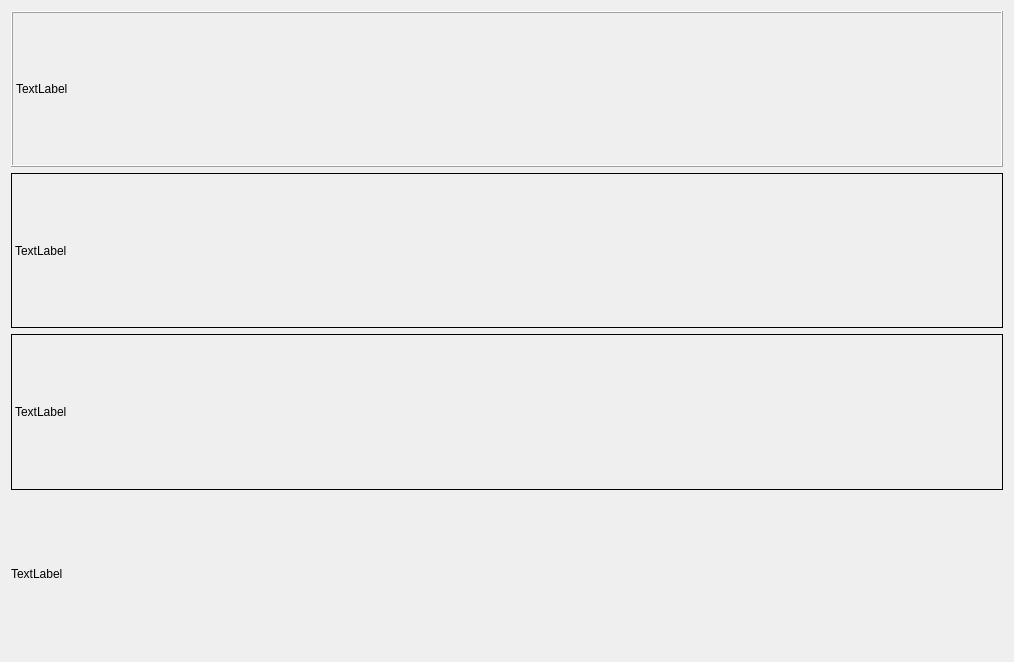
<?xml version="1.0" encoding="UTF-8"?>
<ui version="4.0">
 <class>Widget</class>
 <widget class="QWidget" name="Widget">
  <property name="geometry">
   <rect>
    <x>0</x>
    <y>0</y>
    <width>1014</width>
    <height>662</height>
   </rect>
  </property>
  <property name="windowTitle">
   <string>Widget</string>
  </property>
  <layout class="QVBoxLayout" name="verticalLayout">
   <item>
    <widget class="QLabel" name="label_4">
     <property name="frameShape">
      <enum>QFrame::Box</enum>
     </property>
     <property name="frameShadow">
      <enum>QFrame::Raised</enum>
     </property>
     <property name="text">
      <string>TextLabel</string>
     </property>
    </widget>
   </item>
   <item>
    <widget class="QLabel" name="label_3">
     <property name="frameShape">
      <enum>QFrame::Box</enum>
     </property>
     <property name="text">
      <string>TextLabel</string>
     </property>
    </widget>
   </item>
   <item>
    <widget class="QLabel" name="label_2">
     <property name="frameShape">
      <enum>QFrame::Panel</enum>
     </property>
     <property name="text">
      <string>TextLabel</string>
     </property>
    </widget>
   </item>
   <item>
    <widget class="myLabel" name="label">
     <property name="text">
      <string>TextLabel</string>
     </property>
    </widget>
   </item>
  </layout>
 </widget>
 <customwidgets>
  <customwidget>
   <class>myLabel</class>
   <extends>QLabel</extends>
   <header location="global">mylabel.h</header>
  </customwidget>
 </customwidgets>
 <resources/>
 <connections/>
</ui>
